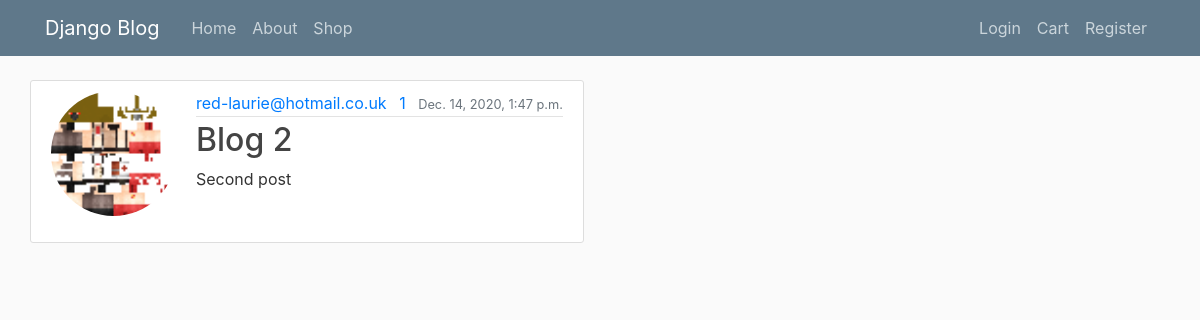
Page /post/2/ on the earlier database version.
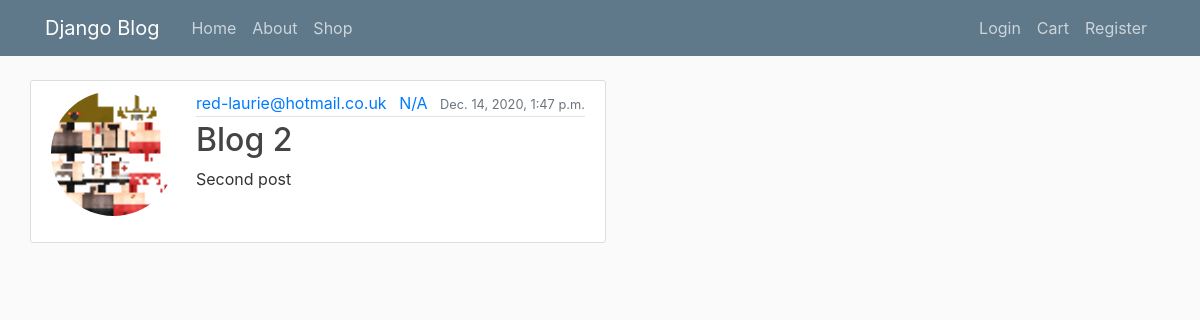
Same page on the later database version.
### blog/models.py (models this page shows, shortened)
class Post(models.Model):
    title = models.CharField(max_length=100)
    content = models.TextField()
    Link = models.TextField()
    date_posted = models.DateTimeField(default=timezone.now)
    author = models.ForeignKey(User, on_delete = models.CASCADE )
    image = models.ImageField(default='default.jpg', upload_to='project_pics')
    def __str__(self):
        return self.title

### registration/models.py (models this page shows, shortened)
class Profile(models.Model):
    user = models.OneToOneField(User, on_delete=models.CASCADE)
    image = models.ImageField(default='default.jpg',upload_to='profile_pics')
    description = models.TextField(User,default='Hello')

### blog/views.py (the view)
# urls.py: path('post/<int:pk>/',views.DetailView, name = 'post-detail'),
def DetailView(request,pk):
    post = get_object_or_404(Post,id=pk)
    print(post)
    photos = postImages.objects.filter(post=post)
    print(photos)
    context = {'post':post,'photos':photos}
    print(context)
    return render(request, 'Blog/post_detail.html',context)

### blog/Templates/Blog/post_detail.html (shortened to what this page needs)
{% extends "blog/base.html" %}
{% block content %}
        <article class="media content-section">
            <img class="rounded-circle account-img" id="currentPhoto" src="{{ post.image.url }}"
                 onerror="this.onerror=null; this.src='{{ post.author.profile.image.url }}'" alt="" width="100" height="120">
          <div class="media-body">
            <div class="article-metadata">
              <a class="mr-2" href="#">{{ post.author }}</a>
              <a class="mr-2" href="{{ post.Link }}">{{ post.Link }}</a>
              <small class="text-muted">{{ post.date_posted }}</small>
            </div>
            <h2 class="article-title"> {{ post.title }}</h2>
            <p class="article-content">{{ post.content }}</p>
        </article>
{% endblock content %}

Differences in the rows shown:
changed Post "Blog 2": Link "1" → "N/A"
